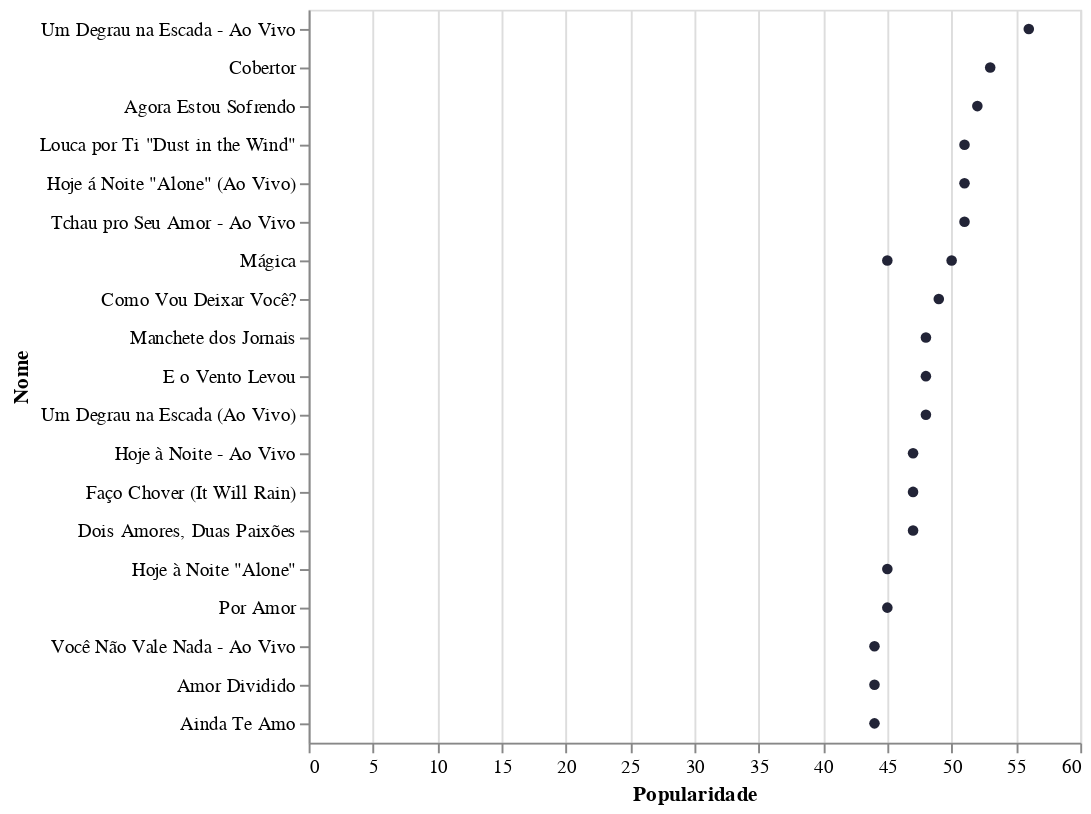

This figure's notebook cell:
### Code cell
data_top20 = data.sort_values('popularity', ascending = False).head(20)
alt.Chart(data_top20).mark_circle(color = '#222437', opacity = 1).encode(
    y = alt.Y('name', axis = alt.Axis(title='Nome'), sort = None),
    x = alt.X('popularity', axis = alt.Axis(title = "Popularidade")),
    tooltip = ['name', 'popularity', 'album', 'album_type']
)

### Figure 1 — Vega-Lite specification as saved in the notebook (floating-point values rounded to 4 significant figures)
{"config": {"view": {"continuousWidth": 400, "continuousHeight": 300}}, "data": {"name": "data-e41772573ad026ba12e7e2e0aa952df8"}, "mark": {"type": "circle", "color": "#222437", "opacity": 1}, "encoding": {"tooltip": [{"type": "nominal", "field": "name"}, {"type": "quantitative", "field": "popularity"}, {"type": "nominal", "field": "album"}, {"type": "nominal", "field": "album_type"}], "x": {"type": "quantitative", "axis": {"title": "Popularidade"}, "field": "popularity"}, "y": {"type": "nominal", "axis": {"title": "Nome"}, "field": "name", "sort": null}}, "$schema": "https://vega.github.io/schema/vega-lite/v4.8.1.json", "datasets": {"data-e41772573ad026ba12e7e2e0aa952df8": [{"album": "CP 25 Anos, Pt. 1 (Ao Vivo)", "album_type": "single", "track_number": 1, "id_track": "49h9lUseWMnzyU0W8E40mP", "name": "Um Degrau na Escada - Ao Vivo", "popularity": 56, "explicit": false, "duration_ms": 251061, "release_date": "2020-05-13", "artists": "['Calcinha Preta', 'Gusttavo Lima']"}, {"album": "As 20 +", "album_type": "album", "track_number": 1, "id_track": "3aNYxNtZq1AqLEYPKdx9F0", "name": "Cobertor", "popularity": 53, "explicit": false, "duration_ms": 246133, "release_date": "2006-01-15", "artists": "['Calcinha Preta']"}, {"album": "Calcinha Preta Premium", "album_type": "album", "track_number": 6, "id_track": "3Sg8aqH8nGwbD7OompKqlZ", "name": "Agora Estou Sofrendo", "popularity": 52, "explicit": false, "duration_ms": 237666, "release_date": "2013-01-18", "artists": "['Calcinha Preta']"}, {"album": "As 20 +", "album_type": "album", "track_number": 5, "id_track": "21KbWPoY3MTpI5byU6d0dl", "name": "Louca por Ti \"Dust in the Wind\"", "popularity": 51, "explicit": false, "duration_ms": 164480, "release_date": "2006-01-15", "artists": "['Calcinha Preta']"}, {"album": "Calcinha Preta, Vol. 13 (Ao Vivo)", "album_type": "album", "track_number": 3, "id_track": "1mPcdV4w5LDxGR14pQQDke", "name": "Hoje á Noite \"Alone\" (Ao Vivo)", "popularity": 51, "explicit": false, "duration_ms": 212960, "release_date": "2005", "artists": "['Calcinha Preta']"}, {"album": "Tchau pro Seu Amor (Ao Vivo)", "album_type": "single", "track_number": 1, "id_track": "24gHMEGrPZYzKI0SBow7ML", "name": "Tchau pro Seu Amor - Ao Vivo", "popularity": 51, "explicit": false, "duration_ms": 130415, "release_date": "2020-02-21", "artists": "['Calcinha Preta', 'MC JottaPê']"}, {"album": "As 20 +", "album_type": "album", "track_number": 9, "id_track": "0SvtBdkNRlErX8sPrFgWPW", "name": "Mágica", "popularity": 50, "explicit": false, "duration_ms": 258013, "release_date": "2006-01-15", "artists": "['Calcinha Preta']"}, {"album": "Fica Comigo, Paulinha, Vol. 17", "album_type": "album", "track_number": 9, "id_track": "7MB82aWojKYntOXvQUogZM", "name": "Como Vou Deixar Você?", "popularity": 49, "explicit": false, "duration_ms": 188800, "release_date": "2007-08-21", "artists": "['Calcinha Preta']"}, {"album": "As 20 +", "album_type": "album", "track_number": 12, "id_track": "4lr3it0V2yALqSq23bSPOg", "name": "Manchete dos Jornais", "popularity": 48, "explicit": false, "duration_ms": 236893, "release_date": "2006-01-15", "artists": "['Calcinha Preta']"}, {"album": "As 20 +", "album_type": "album", "track_number": 3, "id_track": "0BbHiemHPWxSTR3xOAziyB", "name": "E o Vento Levou", "popularity": 48, "explicit": false, "duration_ms": 266906, "release_date": "2006-01-15", "artists": "['Calcinha Preta']"}, {"album": "Calcinha Preta, Vol. 13 (Ao Vivo)", "album_type": "album", "track_number": 1, "id_track": "2TWFcqzZ6KEUAYie7wEF1f", "name": "Um Degrau na Escada (Ao Vivo)", "popularity": 48, "explicit": false, "duration_ms": 215520, "release_date": "2005", "artists": "['Calcinha Preta']"}, {"album": "CP 25 Anos, Pt. 1 (Ao Vivo)", "album_type": "single", "track_number": 2, "id_track": "6SsRvDjYAmizqhzm2h5Hox", "name": "Hoje à Noite - Ao Vivo", "popularity": 47, "explicit": false, "duration_ms": 218925, "release_date": "2020-05-13", "artists": "['Calcinha Preta']"}, {"album": "Calcinha Preta Premium", "album_type": "album", "track_number": 5, "id_track": "1qamKCfDlcPV44niEiQsOa", "name": "Faço Chover (It Will Rain)", "popularity": 47, "explicit": false, "duration_ms": 230093, "release_date": "2013-01-18", "artists": "['Calcinha Preta']"}, {"album": "As 20 +", "album_type": "album", "track_number": 15, "id_track": "5P8INbk864e7LllQ1HxgSn", "name": "Dois Amores, Duas Paixões", "popularity": 47, "explicit": false, "duration_ms": 223146, "release_date": "2006-01-15", "artists": "['Calcinha Preta']"}, {"album": "As 20 +", "album_type": "album", "track_number": 4, "id_track": "4FcUiSgtBQnKwfI3X6Bm3N", "name": "Hoje à Noite \"Alone\"", "popularity": 45, "explicit": false, "duration_ms": 212800, "release_date": "2006-01-15", "artists": "['Calcinha Preta']"}, {"album": "As 20 +", "album_type": "album", "track_number": 14, "id_track": "08dcweSRXqWoMdYJU0uqmQ", "name": "Por Amor", "popularity": 45, "explicit": false, "duration_ms": 248080, "release_date": "2006-01-15", "artists": "['Calcinha Preta']"}, {"album": "Mágica, Vol. 12", "album_type": "album", "track_number": 7, "id_track": "7AaW6x9Ld7c9JqBuyw6vzB", "name": "Mágica", "popularity": 45, "explicit": false, "duration_ms": 259657, "release_date": "2005-01-01", "artists": "['Calcinha Preta']"}, {"album": "CP 25 Anos, Pt. 1 (Ao Vivo)", "album_type": "single", "track_number": 4, "id_track": "4giMw1LNsqoG52hm60f413", "name": "Você Não Vale Nada - Ao Vivo", "popularity": 44, "explicit": false, "duration_ms": 241461, "release_date": "2020-05-13", "artists": "['Calcinha Preta']"}, {"album": "Vencedor, Vol. 19", "album_type": "album", "track_number": 8, "id_track": "4tThhAJMloVD8691S9NKkN", "name": "Amor Dividido", "popularity": 44, "explicit": false, "duration_ms": 210866, "release_date": "2008-05-19", "artists": "['Calcinha Preta']"}, {"album": "Calcinha Preta Premium", "album_type": "album", "track_number": 17, "id_track": "23OxRrORCzejUJdYPyqJob", "name": "Ainda Te Amo", "popularity": 44, "explicit": false, "duration_ms": 245640, "release_date": "2013-01-18", "artists": "['Calcinha Preta']"}]}}
